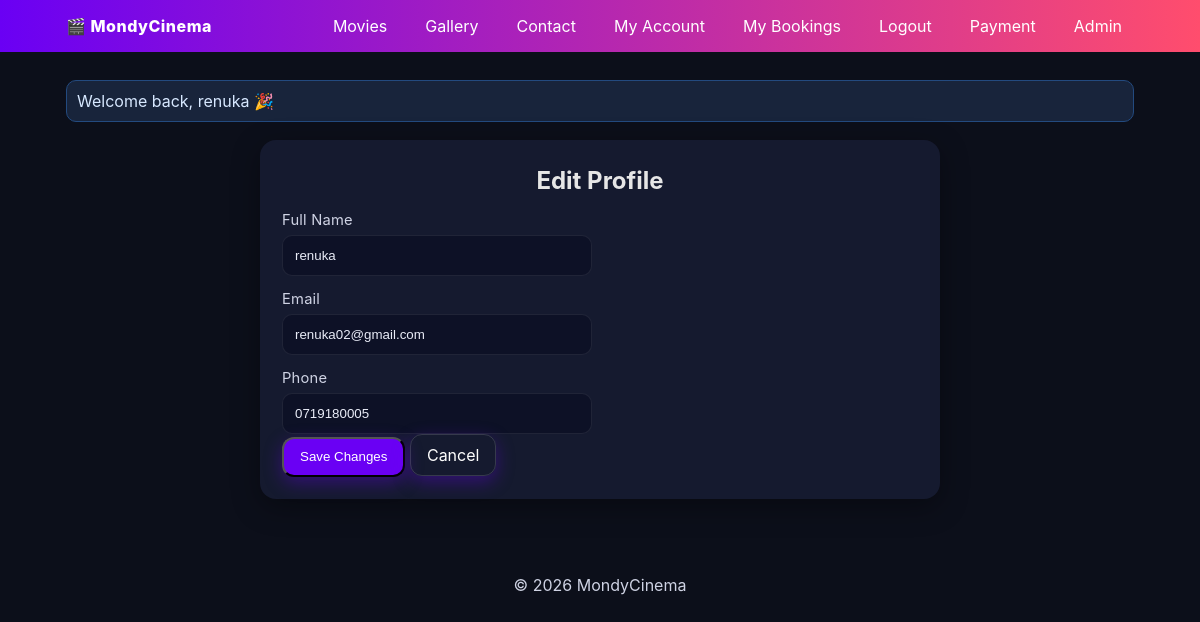
The app's page /edit_profile.php (signed in) with its own data.
### tables this page shows
CREATE TABLE IF NOT EXISTS `users` (
  `id` int NOT NULL AUTO_INCREMENT,
  `full_name` varchar(120) NOT NULL,
  `email` varchar(120) NOT NULL,
  `password_hash` varchar(255) NOT NULL,
  `phone` varchar(20) DEFAULT NULL,
  `created_at` timestamp NULL DEFAULT CURRENT_TIMESTAMP,
  `updated_at` timestamp NULL DEFAULT CURRENT_TIMESTAMP ON UPDATE CURRENT_TIMESTAMP,
  PRIMARY KEY (`id`),
  UNIQUE KEY `email` (`email`)
);

### helpers.php (called while the page is built, shortened)
<?php
function sanitize($data) {
    return htmlspecialchars(strip_tags(trim((string)$data)), ENT_QUOTES, 'UTF-8');
}

### edit_profile.php (the view, shortened to what this page needs)
<?php
require_once __DIR__ . '/db.php';
require_once __DIR__ . '/helpers.php';
$userId = $_SESSION['user_id'];
$u = $conn->prepare("SELECT full_name, email, phone FROM users WHERE id = ?");
$u->execute([$userId]);
$user = $u->fetch(PDO::FETCH_ASSOC);
include __DIR__ . '/header.php';
?>
<section class="form">
  <h2>Edit Profile</h2>
  <form method="post">
    <div class="row">
      <div class="col">
        <label>Full Name</label>
        <input type="text" name="full_name" required value="<?php echo sanitize($user['full_name']); ?>">
      </div>
      <br>
      <br>
      <div class="col">
        <label>Email</label>
        <input type="email" name="email" required value="<?php echo sanitize($user['email']); ?>">
      </div>
      <br>
      <br>
      <div class="col">
      <label>Phone</label>
      <input type="text" name="phone" value="<?php echo sanitize($user['phone'] ?? ''); ?>" onkeypress="return onlyNumbers(event)">
      </div>
    </div>
    <button class="btn" type="submit">Save Changes</button>
    <a class="btn ghost" href="account.php">Cancel</a>
  </form>
</section>
<?php include __DIR__ . '/footer.php'; ?>

### style.css (style rules this page uses)
:root { --primary:#6a00f4; --secondary:#ff4d6d; --bg:#0c0f1a; --card:#151a2f; --text:#e6e6e6; --muted:#9aa0b4; --accent:#00d1ff; }
* { box-sizing:border-box }
html,body { margin:0;padding:0;height: 100%; font-family:Inter,system-ui,Arial,sans-serif;background:var(--bg);color:var(--text) }
.btn { display:inline-block;padding:10px 16px;border-radius:12px;text-decoration:none;color:#fff;background:var(--primary);box-shadow:0 6px 18px rgba(106,0,244,.35) }
.btn.ghost { display:inline-block;padding:10px 16px;border-radius:12px;text-decoration:none;color:#fff;background:var(--primary);box-shadow:0 6px 18px rgba(106,0,244,.35) }
.form { --card-bg: var(--card, #0b1024); --field-bg:#0d1126; --field-br:10px; --field-brd:1px solid rgba(255,255,255,.08); --field-pad:12px; --focus:#6b8cff; background: var(--card-bg); border-radius: 16px; padding: 22px; max-width: 680px; margin: 18px auto; box-shadow: 0 8px 28px rgba(0,0,0,.35); }
.form h2 { margin:4px 0 16px;text-align:center }
.form .row { display:grid; grid-template-columns: 1fr 1fr; gap:14px 16px; }
.form .col { display:flex;flex-direction:column }
.form label { font-size:.92rem; letter-spacing:.2px; color:#cfd3e4; margin: 0 0 6px; }
.form input, .form select, .form textarea { width:100%; background: var(--field-bg); color:#e9ecf7; border: var(--field-brd); border-radius: var(--field-br); padding: var(--field-pad); outline: none; transition: border-color .18s ease, box-shadow .18s ease, background .18s ease; }
.form ::placeholder { color:#9aa3bd }
.form .btn { min-height:40px;padding:10px 16px;border-radius:12px }
.form .btn.ghost { background:transparent;border:1px solid rgba(255,255,255,.14) }

### records on screen
users: full_name "renuka", email "renuka02@gmail.com", phone "0719180005"

### other values on screen
$msg "Welcome back, renuka 🎉"
